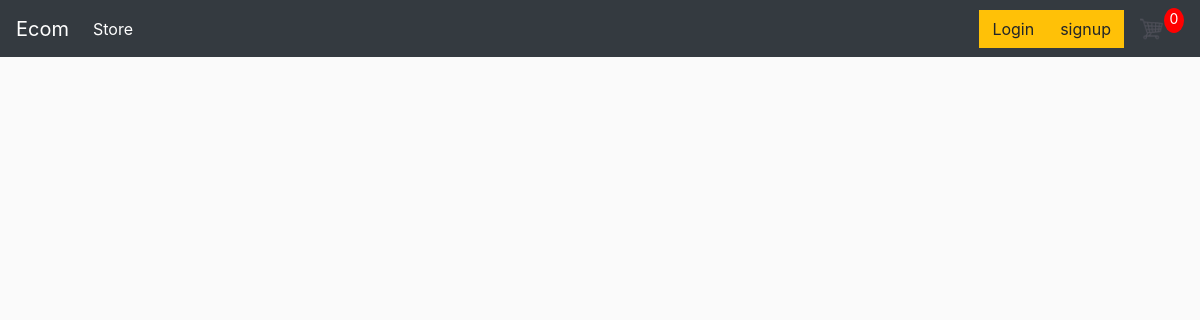
The page /store/ on the database as committed earlier.
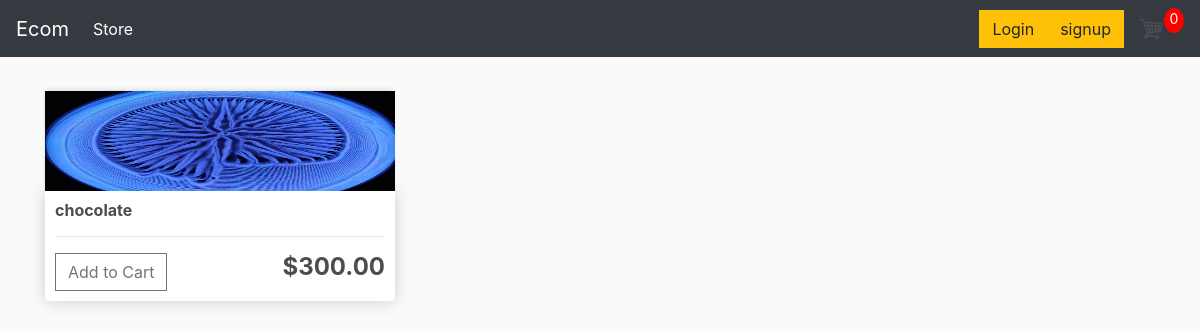
The same page on the database as committed later.
### store/models.py (models this page shows, shortened)
class Product(models.Model):
	name = models.CharField(max_length=200)
	price = models.DecimalField(max_digits=7, decimal_places=2)
	digital = models.BooleanField(default=False,null=True, blank=True)
	image = models.ImageField(null=True, blank=True)
	@property
	def imageURL(self):
		try:
			url = self.image.url
		except:
			url = ''
		return url

### store/views.py (the view)
# urls.py: path('', views.store, name="store"),
def store(request):
    data = cartData(request)
    cartItems = data['cartItems']
    order = data['order']
    items = data['items']
    products = Product.objects.all()
    context = {'products':products, 'cartItems':cartItems}
    return render(request, 'store/store.html', context)

### store/utils.py (called while the page is built, shortened)
def cookieCart(request):
	try:
		cart = json.loads(request.COOKIES['cart'])
	except:
		cart = {}
		print('CART:', cart)
	items = []
	order = {'get_cart_total':0, 'get_cart_items':0, 'shipping':False}
	cartItems = order['get_cart_items']
	return {'cartItems':cartItems ,'order':order, 'items':items}

def cartData(request):
	if request.user.is_authenticated:
		customer = request.user.customer
		order, created = Order.objects.get_or_create(customer=customer, complete=False)
		items = order.orderitem_set.all()
		cartItems = order.get_cart_items
	else:
		cookieData = cookieCart(request)
		cartItems = cookieData['cartItems']
		order = cookieData['order']
		items = cookieData['items']
	return {'cartItems':cartItems ,'order':order, 'items':items}

### store/templates/store/store.html
{% extends 'store/main.html' %}
{% load static %}
{% block content %}
<div class="row">
    {% for product in products %}
    <div class="col-lg-4">
        <img class="thumbnail" src="{{product.imageURL}}">
        <div class="box-element product">
            <h6><strong>{{product.name}}</strong></h6>
            <hr>
            <button data-product={{product.id}} data-action="add"
                class="btn btn-outline-secondary add-btn update-cart">Add to Cart</button>
            <h4 style="display: block; float: right"><strong>${{product.price|floatformat:2}}</strong></h4>
        </div>
    </div>
    {% endfor %}
</div>
{% endblock content %}

### store/templates/store/main.html (shortened to what this page needs)
<!DOCTYPE html>
{% load static %}
<html>
<head>
	<link rel="stylesheet" href="https://stackpath.bootstrapcdn.com/bootstrap/4.4.1/css/bootstrap.min.css">
	<link rel="stylesheet" type="text/css" href="{% static 'css/main.css' %}">
</head>
<body>
	<nav class="navbar navbar-expand-lg navbar-dark bg-dark">
	  <a class="navbar-brand" href="{% url 'store' %}">Ecom</a>
	  <div class="collapse navbar-collapse" id="navbarSupportedContent">
	    <ul class="navbar-nav mr-auto">
	      <li class="nav-item active">
	        <a class="nav-link" href="{% url 'store' %}">Store <span class="sr-only">(current)</span></a>
	      </li>
	    </ul>
	    <div class="form-inline my-2 my-lg-0">
	     	<a href="login/"class="btn btn-warning">Login</a>
			  <div class="form-inline my-2 my-lg-0">
				<a href="signup/"class="btn btn-warning">signup</a>
	     	<a href="{% url 'cart' %}">
	    		<img  id="cart-icon" src="{% static 'images/cart.png' %}">
	    	</a>
	    	<p id="cart-total">{{cartItems}}</p>
	    </div>
	  </div>
	</nav>
     <div class="container">
            <br>
            {% block content %}
            {% endblock content %}
         </div>
</body>
</html>

### static/css/main.css (style rules this page uses)
body { background-color: hsl(0, 0%, 98%); }
h1,h2,h3,h4,h5,h6 { color:hsl(0, 0%, 30%); }
.box-element { box-shadow:hsl(0, 0%, 80%) 0 0 16px; background-color: #fff; border-radius: 4px; padding: 10px; }
.thumbnail { width: 100%; height: 100px; -webkit-box-shadow: -1px -3px 5px -2px rgba(214,214,214,1); -moz-box-shadow: -1px -3px 5px -2px rgba(214,214,214,1); box-shadow: -1px -3px 5px -2px rgba(214,214,214,1); }
.product { border-radius: 0 0 4px 4px; }
#cart-icon { width:25px; display: inline-block; margin-left: 15px; }
#cart-total { display: block; text-align: center; color:#fff; background-color:red; width: 20px; height: 25px; border-radius: 50%; font-size: 14px; }
.col-lg-4, .col-lg-6, .col-lg-8, .col-lg-12 { margin-top: 10px; }
.btn { border-radius: 0; }

Rows that differ between the two databases and show on the page:
added Product: imageURL (picture), name "chocolate", price "300.00"
